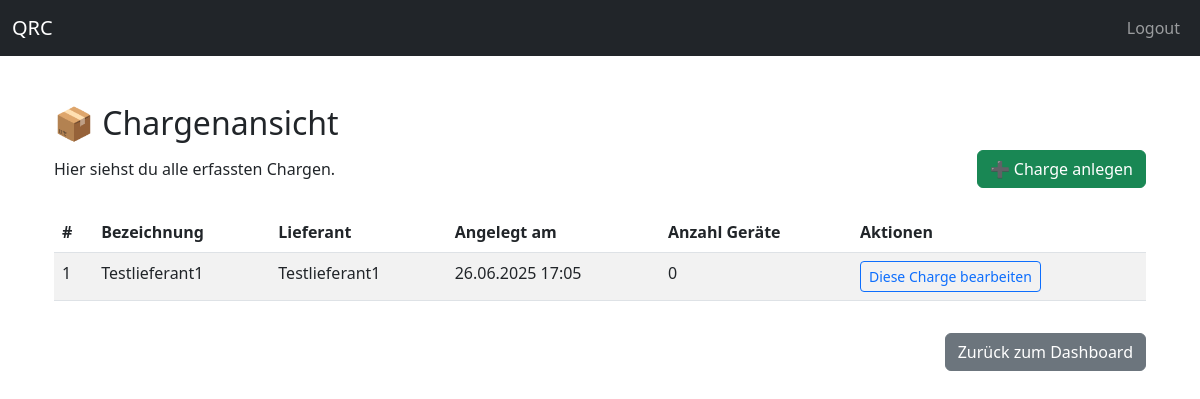
The page /admin/admin/chargen (signed in) on the database its author committed.
### app/models/charge_db.py (models this page shows)
class Charge(db.Model):
    __tablename__ = "charge"
    id = db.Column(db.Integer, primary_key=True)
    name = db.Column(db.String(50), nullable=False)
    angelegt_am = db.Column(db.DateTime, default=datetime.utcnow)
    lieferant_id = db.Column(db.Integer, db.ForeignKey("lieferant.id"))  # NEU
    geraete = db.relationship('Geraet', backref='charge', lazy=True)
    lieferant = db.relationship('Lieferant', back_populates='chargen')  # NEU

### app/models/lieferant_db.py (models this page shows)
class Lieferant(db.Model):
    __tablename__ = "lieferant"
    id = db.Column(db.Integer, primary_key=True)
    name = db.Column(db.String(100), nullable=False, unique=True)
    kontakt = db.Column(db.String(100))  # Optional, z.B. E-Mail/Telefon etc.
    chargen = db.relationship('Charge', back_populates='lieferant', lazy=True)

### app/routes/admin_routes.py (the view)
@admin_bp.route('/admin/chargen')
@login_required
def chargen():
    chargen = Charge.query.order_by(Charge.id.desc()).all()
    return render_template('chargenansicht.html', chargen=chargen)

### app/app.py (called while the page is built)
@login_manager.user_loader
def load_user(user_id):
    return Benutzer.query.get(int(user_id))

### app/templates/chargenansicht.html
{% extends "base.html" %}
{% block content %}
<div class="container mt-5">
  <h2>📦 Chargenansicht</h2>
  <div class="d-flex justify-content-between align-items-center mb-4">
    <p class="mb-0">Hier siehst du alle erfassten Chargen.</p>
    <a href="{{ url_for('admin.charge_anlegen') }}" class="btn btn-success">
      ➕ Charge anlegen
    </a>
  </div>
  <table class="table table-striped">
    <thead>
      <tr>
        <th>#</th>
        <th>Bezeichnung</th>
        <th>Lieferant</th>
        <th>Angelegt am</th>
        <th>Anzahl Geräte</th>
        <th>Aktionen</th>
      </tr>
    </thead>
    <tbody>
      {% if chargen|length == 0 %}
        <tr>
          <td colspan="6" class="text-center text-muted">Noch keine Chargen eingetragen.</td>
        </tr>
      {% else %}
        {% for charge in chargen %}
        <tr>
          <td>{{ charge.id or loop.index }}</td>
          <td>{{ charge.name or "–" }}</td>
          <td>{{ charge.lieferant.name if charge.lieferant else "–" }}</td>
          <td>
            {% if charge.angelegt_am %}
              {{ charge.angelegt_am.strftime('%d.%m.%Y %H:%M') }}
            {% else %}
              –
            {% endif %}
          </td>
          <td>
            {% if charge.geraete is defined %}
              {{ charge.geraete|length }}
            {% else %}
              0
            {% endif %}
          </td>
          <td>
            <a href="{{ url_for('admin.charge_bearbeiten', charge_id=charge.id) }}"
               class="btn btn-outline-primary btn-sm">
              Diese Charge bearbeiten
            </a>
          </td>
        </tr>
        {% endfor %}
      {% endif %}
    </tbody>
  </table>
  <a href="{{ url_for('admin.dashboard') }}" class="btn btn-secondary mt-3 float-end">Zurück zum Dashboard</a>
</div>
{% endblock %}

### app/templates/base.html (style rules this page uses)
body { padding-top: 3.5rem; }

### rows shown on the page
Charge: id "1", name "Testlieferant1", lieferant "Testlieferant1", angelegt_am "26.06.2025 17:05", geraete|length "0"
